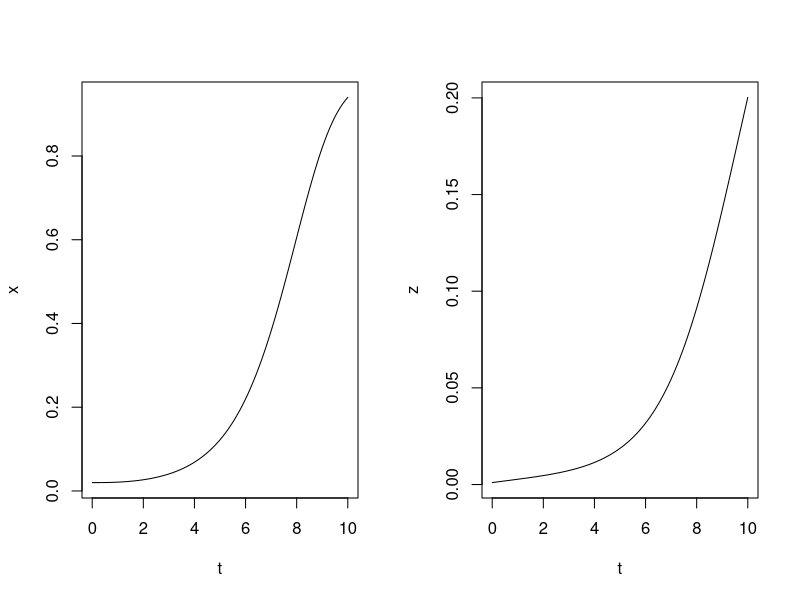

The R source for this figure:
# Ross-Macdonald Differential Equations
dx_dt <- function(x, z, m, a, b, r) {
  m * a * b * z * (1 - x) - r * x
}

dz_dt <- function(x, z, a, c, g) {
  a * c * x * (1 - z) - g * z
}

# dt = 1 day

m <- 100
a <- 0.1
b <- 0.9
infection_duration <- 21
r <- 1/infection_duration
c <- 0.9
mosquito_lifespan <- 21
g <- 1 / mosquito_lifespan


x_init <- 0.02
z_init <- 0.001

# change in fraction of people infected per unit time (one day) from initial
# conditions
dx_dt(x = x_init, z = z_init, m = m, a = a, b = b, r = r)

# change in fraction of mosquitoes infected per unit time (one day) from initial
# conditions
dz_dt(x = x_init, z = z_init, a = a, c = c, g = g)

# fraction of people infected 1 day in the future
x_next_day <- x_init + dx_dt(x = x_init, z = z_init, m = m, a = a, b = b, r = r)

# fraction of mosquitoes infected 1 day in the future
z_next_day <- z_init + dz_dt(x = x_init, z = z_init, a = a, c = c, g = g)


# fraction of people infected 2 days in the future
x_in_two_days <- x_init + 2 * dx_dt(x = x_init, z = z_init, m = m, a = a, b = b, r = r)

# fraction of people infected 0.1 days in the future
x_in_0.1_days <- x_init + 0.1 * dx_dt(x = x_init, z = z_init, m = m, a = a, b = b, r = r)


t_max <- 10
dt <- 0.1
t <- seq(0, t_max, by = dt)
n_t <- length(t)
m <- 8 + (100 - 8)*(t/t_max) # in general this has to be close to a sine graph (this illustrative ie a linear ramp)

x <- rep(NA, n_t)
z <- rep(NA, n_t)
x[1] <- x_init
z[1] <- z_init
for(i in 2:n_t) {
  x[i] <- x[i - 1] + dx_dt(x = x[i - 1],
                           z = z[i - 1],
                           m = m[i - 1],
                           a = a,
                           b = b,
                           r = r) * dt
  z[i] <- z[i - 1] + dz_dt(x = x[i - 1],
                           z = z[i - 1],
                           a = a,
                           c = c,
                           g = g) * dt
}
par(mfrow = c(1, 2))
plot(x ~ t, type = "l")
plot(z ~ t, type = "l")
